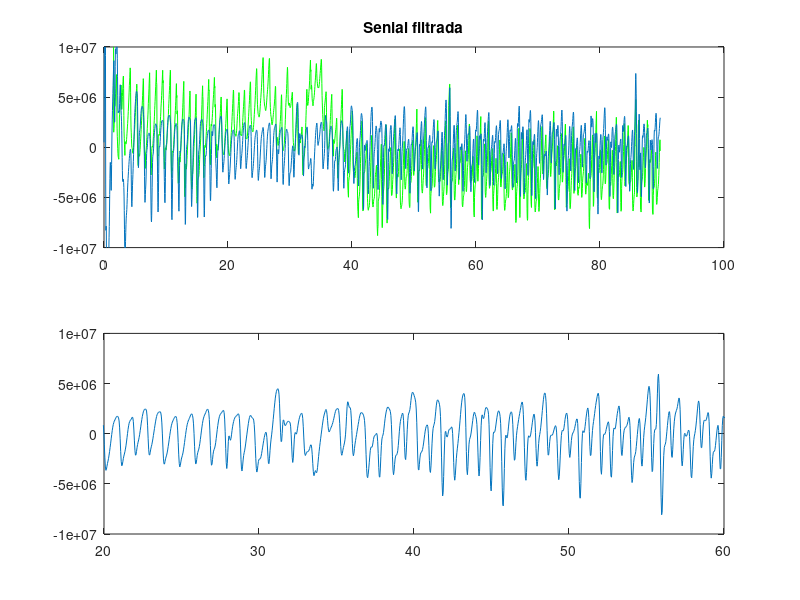
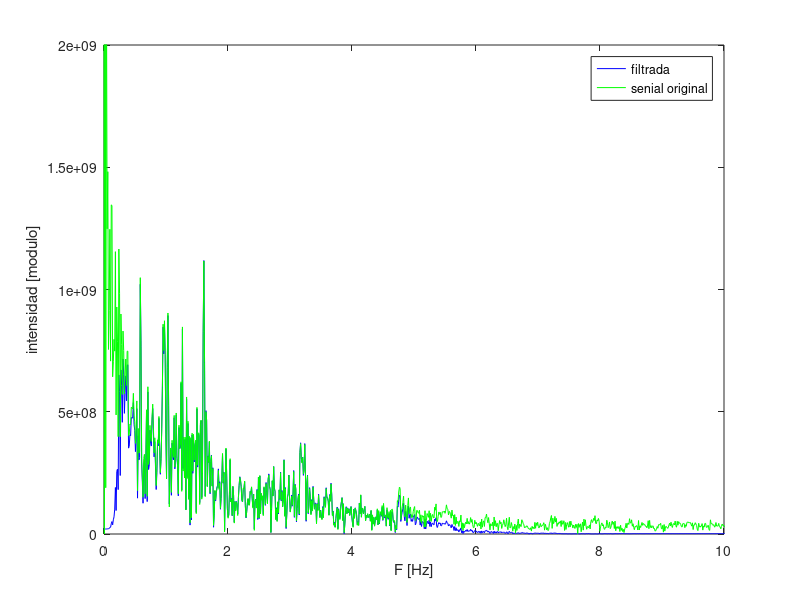

Recreate these plots in MATLAB, in order.
clear all;

addpath('/usr/share/octave/packages/signal-1.3.2'); %incluye el specgram

load intensidad_RGB.mat; % brillo, 1 es R, 2 es G, 3 es B.

video_length = length(brillo);

frec_video = 29.37; %frecuencia muestreo video
t_video = 1/(frec_video); %tiempo muestreo video

ejeXvideo = 0 : t_video : ((video_length-1)*t_video);

[b, a] = butter( 5, [(0.5/frec_video) , (10/frec_video)]);

filtrado = filter(b, a, brillo(:,2));

figure;

subplot(2,1,1);
plot( ejeXvideo, brillo(:, 2), 'g');
hold on;
plot(ejeXvideo, filtrado);
title('Senial filtrada');
ylim([-1e+07 1e+07]);

subplot(2,1,2);
plot(ejeXvideo, filtrado);
ylim([-1e+07 1e+07]);
xlim([20 60]);

print -djpg imagenes/punto_5_filtro_cardiometro.jpg; %Octave
grid minor;

DFT_senial_filtrada = fftshift(abs(fft(filtrado)));

DFT_senial_verde = fftshift(abs(fft(brillo(:,2))));

f = linspace(-frec_video/2, frec_video/2, video_length);

figure;

plot( f, DFT_senial_filtrada, 'b');
hold on;
plot( f, DFT_senial_verde, 'g');
ylim([0 2e+09]);
xlim([0 10]);
legend('filtrada','senial original');
xlabel('F [Hz]');
ylabel('intensidad [modulo]');

print -djpg imagenes/punto_5_fft_filtrado_cardiometro.jpg; %Octave
grid minor;
